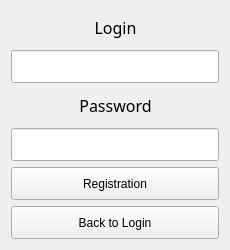
<?xml version="1.0" encoding="UTF-8"?>
<ui version="4.0">
 <class>RegistrationForm</class>
 <widget class="QWidget" name="RegistrationForm">
  <property name="geometry">
   <rect>
    <x>0</x>
    <y>0</y>
    <width>230</width>
    <height>250</height>
   </rect>
  </property>
  <property name="sizePolicy">
   <sizepolicy hsizetype="Fixed" vsizetype="Fixed">
    <horstretch>230</horstretch>
    <verstretch>250</verstretch>
   </sizepolicy>
  </property>
  <property name="minimumSize">
   <size>
    <width>230</width>
    <height>250</height>
   </size>
  </property>
  <property name="maximumSize">
   <size>
    <width>230</width>
    <height>250</height>
   </size>
  </property>
  <property name="windowTitle">
   <string>Form</string>
  </property>
  <layout class="QGridLayout" name="gridLayout">
   <item row="0" column="1">
    <widget class="QLabel" name="label">
     <property name="sizePolicy">
      <sizepolicy hsizetype="Preferred" vsizetype="Expanding">
       <horstretch>0</horstretch>
       <verstretch>0</verstretch>
      </sizepolicy>
     </property>
     <property name="font">
      <font>
       <family>Microsoft YaHei Light</family>
       <pointsize>12</pointsize>
      </font>
     </property>
     <property name="text">
      <string>Login</string>
     </property>
     <property name="alignment">
      <set>Qt::AlignCenter</set>
     </property>
    </widget>
   </item>
   <item row="5" column="0" colspan="3">
    <widget class="QLineEdit" name="lineEdit_2">
     <property name="sizePolicy">
      <sizepolicy hsizetype="Expanding" vsizetype="Expanding">
       <horstretch>0</horstretch>
       <verstretch>0</verstretch>
      </sizepolicy>
     </property>
     <property name="echoMode">
      <enum>QLineEdit::Password</enum>
     </property>
    </widget>
   </item>
   <item row="6" column="0" colspan="3">
    <widget class="QPushButton" name="RegistationButton">
     <property name="sizePolicy">
      <sizepolicy hsizetype="Minimum" vsizetype="Expanding">
       <horstretch>0</horstretch>
       <verstretch>0</verstretch>
      </sizepolicy>
     </property>
     <property name="text">
      <string>Registration</string>
     </property>
    </widget>
   </item>
   <item row="2" column="0" colspan="3">
    <widget class="QLineEdit" name="lineEdit">
     <property name="sizePolicy">
      <sizepolicy hsizetype="Expanding" vsizetype="Expanding">
       <horstretch>0</horstretch>
       <verstretch>0</verstretch>
      </sizepolicy>
     </property>
    </widget>
   </item>
   <item row="7" column="0" colspan="3">
    <widget class="QPushButton" name="BackToLoginButton">
     <property name="sizePolicy">
      <sizepolicy hsizetype="Minimum" vsizetype="Expanding">
       <horstretch>0</horstretch>
       <verstretch>0</verstretch>
      </sizepolicy>
     </property>
     <property name="text">
      <string>Back to Login</string>
     </property>
    </widget>
   </item>
   <item row="3" column="1">
    <widget class="QLabel" name="label_2">
     <property name="sizePolicy">
      <sizepolicy hsizetype="Preferred" vsizetype="Expanding">
       <horstretch>0</horstretch>
       <verstretch>0</verstretch>
      </sizepolicy>
     </property>
     <property name="font">
      <font>
       <family>Microsoft YaHei Light</family>
       <pointsize>12</pointsize>
      </font>
     </property>
     <property name="text">
      <string>Password</string>
     </property>
     <property name="alignment">
      <set>Qt::AlignCenter</set>
     </property>
    </widget>
   </item>
  </layout>
 </widget>
 <tabstops>
  <tabstop>lineEdit</tabstop>
  <tabstop>lineEdit_2</tabstop>
  <tabstop>RegistationButton</tabstop>
  <tabstop>BackToLoginButton</tabstop>
 </tabstops>
 <resources/>
 <connections/>
</ui>
